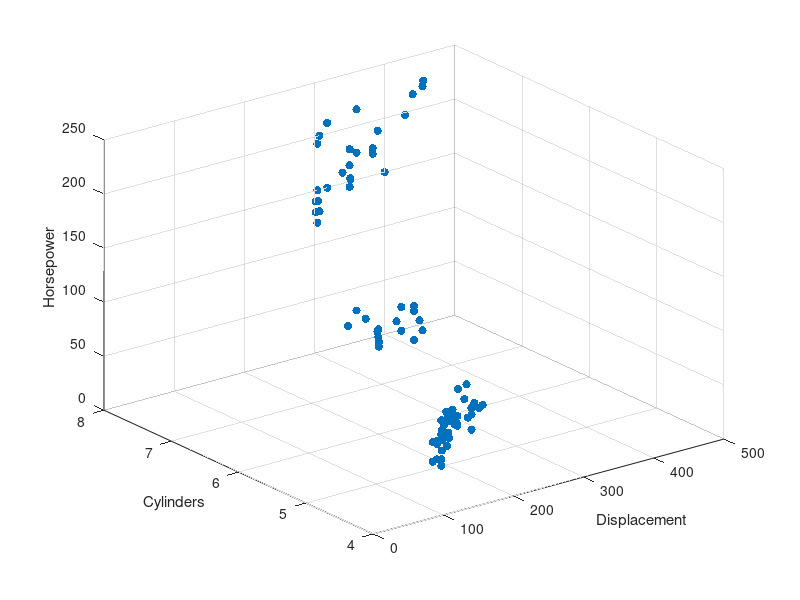

MATLAB code for this plot: (Note: this script raises an error after producing the figure.)
clc;
format longg;

load carsmall;
X = [MPG,Acceleration,Displacement,Weight,Horsepower];
varName = {'MPG','Acceleration','Displacement','Weight','Horsepower'};

comet(Displacement);
xlabel('Index of Car');
ylabel('Displacement');

boxplot(Acceleration);
ylabel('Acceleration');

boxplot(Acceleration,Cylinders);
xlabel('Cylinders');
ylabel('Acceleration');

scatter3(Displacement,Cylinders,Horsepower,'filled','r');
xlabel('Displacement');
ylabel('Cylinders');
zlabel('Horsepower');

h = glyphplot(X(1:9,:), 'glyph', 'star', 'varLabels', varName, 'obslabels', Model(1:9,:));
set(h(:,3), 'FontSize', 8);